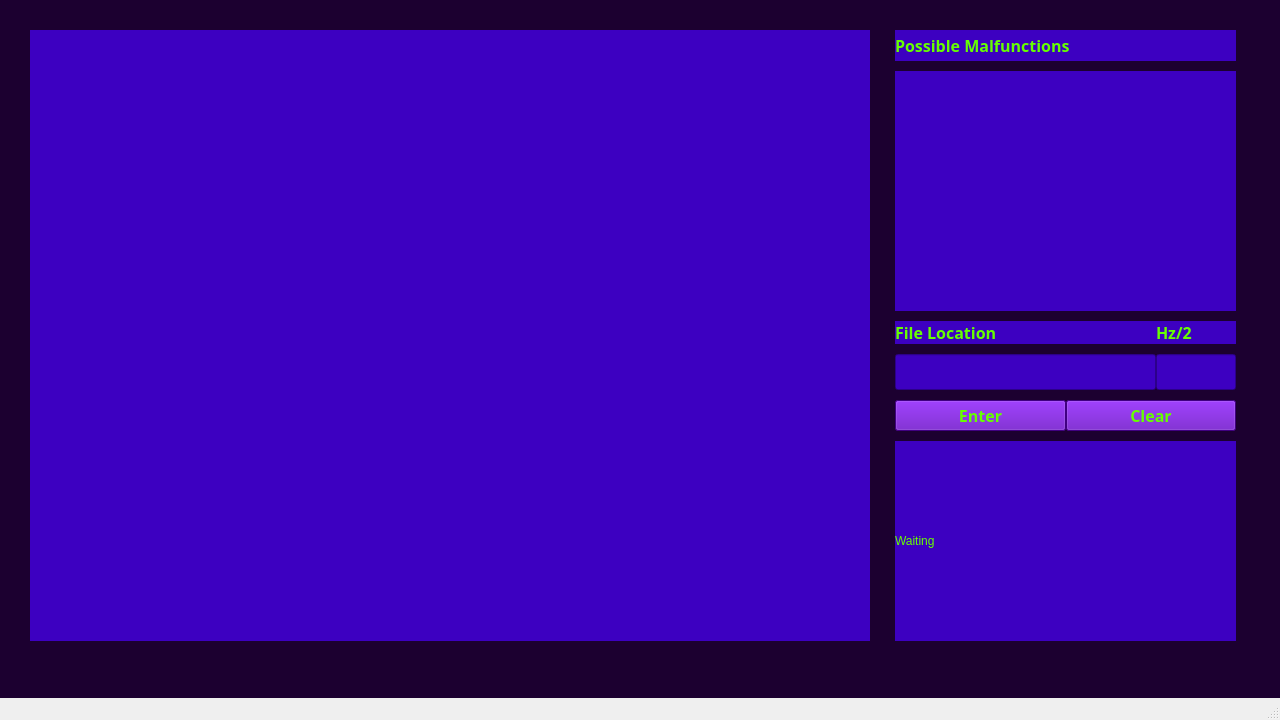
<?xml version="1.0" encoding="UTF-8"?>
<ui version="4.0">
 <class>MainWindow</class>
 <widget class="QMainWindow" name="MainWindow">
  <property name="geometry">
   <rect>
    <x>0</x>
    <y>0</y>
    <width>1280</width>
    <height>720</height>
   </rect>
  </property>
  <property name="minimumSize">
   <size>
    <width>1280</width>
    <height>720</height>
   </size>
  </property>
  <property name="windowTitle">
   <string>MainWindow</string>
  </property>
  <widget class="QWidget" name="centralwidget">
   <property name="styleSheet">
    <string notr="true">background-color: rgb(28, 0, 48);
</string>
   </property>
   <widget class="QWidget" name="horizontalLayoutWidget">
    <property name="geometry">
     <rect>
      <x>10</x>
      <y>10</y>
      <width>1251</width>
      <height>651</height>
     </rect>
    </property>
    <layout class="QHBoxLayout" name="horizontalLayout">
     <property name="spacing">
      <number>20</number>
     </property>
     <property name="leftMargin">
      <number>20</number>
     </property>
     <property name="topMargin">
      <number>20</number>
     </property>
     <property name="rightMargin">
      <number>20</number>
     </property>
     <property name="bottomMargin">
      <number>20</number>
     </property>
     <item>
      <widget class="QWidget" name="chartContainer" native="true">
       <property name="minimumSize">
        <size>
         <width>840</width>
         <height>0</height>
        </size>
       </property>
       <property name="maximumSize">
        <size>
         <width>500</width>
         <height>16777215</height>
        </size>
       </property>
       <property name="styleSheet">
        <string notr="true">background-color: rgb(61, 0, 193);
</string>
       </property>
      </widget>
     </item>
     <item>
      <layout class="QVBoxLayout" name="verticalLayout">
       <property name="spacing">
        <number>0</number>
       </property>
       <property name="leftMargin">
        <number>5</number>
       </property>
       <property name="topMargin">
        <number>0</number>
       </property>
       <property name="rightMargin">
        <number>5</number>
       </property>
       <property name="bottomMargin">
        <number>0</number>
       </property>
       <item>
        <widget class="QLabel" name="Indication">
         <property name="minimumSize">
          <size>
           <width>0</width>
           <height>24</height>
          </size>
         </property>
         <property name="maximumSize">
          <size>
           <width>360</width>
           <height>40</height>
          </size>
         </property>
         <property name="font">
          <font>
           <family>Monospac821 BT</family>
           <pointsize>12</pointsize>
           <bold>true</bold>
          </font>
         </property>
         <property name="styleSheet">
          <string notr="true">background-color: rgb(61, 0, 193);
color: rgb(102, 255, 0);</string>
         </property>
         <property name="text">
          <string>Possible Malfunctions</string>
         </property>
        </widget>
       </item>
       <item>
        <spacer name="verticalSpacer_3">
         <property name="orientation">
          <enum>Qt::Orientation::Vertical</enum>
         </property>
         <property name="sizeType">
          <enum>QSizePolicy::Policy::Maximum</enum>
         </property>
         <property name="sizeHint" stdset="0">
          <size>
           <width>20</width>
           <height>10</height>
          </size>
         </property>
        </spacer>
       </item>
       <item>
        <widget class="QLabel" name="generalList">
         <property name="minimumSize">
          <size>
           <width>0</width>
           <height>240</height>
          </size>
         </property>
         <property name="maximumSize">
          <size>
           <width>360</width>
           <height>240</height>
          </size>
         </property>
         <property name="styleSheet">
          <string notr="true">background-color: rgb(61, 0, 193);</string>
         </property>
         <property name="text">
          <string/>
         </property>
        </widget>
       </item>
       <item>
        <spacer name="verticalSpacer_2">
         <property name="orientation">
          <enum>Qt::Orientation::Vertical</enum>
         </property>
         <property name="sizeType">
          <enum>QSizePolicy::Policy::Maximum</enum>
         </property>
         <property name="sizeHint" stdset="0">
          <size>
           <width>20</width>
           <height>10</height>
          </size>
         </property>
        </spacer>
       </item>
       <item>
        <layout class="QGridLayout" name="gridLayout">
         <property name="verticalSpacing">
          <number>10</number>
         </property>
         <item row="1" column="2">
          <widget class="QLineEdit" name="HertzData">
           <property name="minimumSize">
            <size>
             <width>0</width>
             <height>36</height>
            </size>
           </property>
           <property name="maximumSize">
            <size>
             <width>80</width>
             <height>16777215</height>
            </size>
           </property>
           <property name="styleSheet">
            <string notr="true">color: rgb(102, 255, 0);
background-color: rgb(61, 0, 193);
</string>
           </property>
          </widget>
         </item>
         <item row="1" column="1">
          <widget class="QLineEdit" name="FileEnter">
           <property name="sizePolicy">
            <sizepolicy hsizetype="Expanding" vsizetype="Fixed">
             <horstretch>0</horstretch>
             <verstretch>0</verstretch>
            </sizepolicy>
           </property>
           <property name="minimumSize">
            <size>
             <width>240</width>
             <height>36</height>
            </size>
           </property>
           <property name="maximumSize">
            <size>
             <width>280</width>
             <height>16777215</height>
            </size>
           </property>
           <property name="font">
            <font>
             <family>Monotxt</family>
             <pointsize>12</pointsize>
            </font>
           </property>
           <property name="styleSheet">
            <string notr="true">color: rgb(102, 255, 0);
background-color: rgb(61, 0, 193);</string>
           </property>
          </widget>
         </item>
         <item row="0" column="2">
          <widget class="QLabel" name="HertzTitle">
           <property name="minimumSize">
            <size>
             <width>5</width>
             <height>0</height>
            </size>
           </property>
           <property name="maximumSize">
            <size>
             <width>80</width>
             <height>40</height>
            </size>
           </property>
           <property name="font">
            <font>
             <family>Monospac821 BT</family>
             <pointsize>12</pointsize>
             <bold>true</bold>
            </font>
           </property>
           <property name="styleSheet">
            <string notr="true">background-color: rgb(61, 0, 193);
color: rgb(102, 255, 0);</string>
           </property>
           <property name="text">
            <string>Hz/2</string>
           </property>
          </widget>
         </item>
         <item row="0" column="1">
          <widget class="QLabel" name="FlLoc">
           <property name="maximumSize">
            <size>
             <width>280</width>
             <height>24</height>
            </size>
           </property>
           <property name="font">
            <font>
             <family>Monospac821 BT</family>
             <pointsize>12</pointsize>
             <bold>true</bold>
            </font>
           </property>
           <property name="styleSheet">
            <string notr="true">background-color: rgb(61, 0, 193);
color: rgb(102, 255, 0);</string>
           </property>
           <property name="text">
            <string>File Location</string>
           </property>
          </widget>
         </item>
        </layout>
       </item>
       <item>
        <spacer name="verticalSpacer_4">
         <property name="orientation">
          <enum>Qt::Orientation::Vertical</enum>
         </property>
         <property name="sizeType">
          <enum>QSizePolicy::Policy::Maximum</enum>
         </property>
         <property name="sizeHint" stdset="0">
          <size>
           <width>20</width>
           <height>10</height>
          </size>
         </property>
        </spacer>
       </item>
       <item>
        <layout class="QHBoxLayout" name="horizontalLayout_2">
         <item>
          <widget class="QPushButton" name="Enter">
           <property name="maximumSize">
            <size>
             <width>360</width>
             <height>16777215</height>
            </size>
           </property>
           <property name="font">
            <font>
             <family>Monospac821 BT</family>
             <pointsize>12</pointsize>
             <bold>true</bold>
            </font>
           </property>
           <property name="styleSheet">
            <string notr="true">background-color: rgb(90, 0, 180);
color: rgb(102, 255, 0);</string>
           </property>
           <property name="text">
            <string>Enter</string>
           </property>
          </widget>
         </item>
         <item>
          <widget class="QPushButton" name="Clear">
           <property name="maximumSize">
            <size>
             <width>360</width>
             <height>16777215</height>
            </size>
           </property>
           <property name="font">
            <font>
             <family>Monospac821 BT</family>
             <pointsize>12</pointsize>
             <bold>true</bold>
            </font>
           </property>
           <property name="styleSheet">
            <string notr="true">background-color: rgb(90, 0, 180);
color: rgb(102, 255, 0);</string>
           </property>
           <property name="text">
            <string>Clear</string>
           </property>
          </widget>
         </item>
        </layout>
       </item>
       <item>
        <widget class="QLabel" name="ERRORS">
         <property name="minimumSize">
          <size>
           <width>0</width>
           <height>200</height>
          </size>
         </property>
         <property name="maximumSize">
          <size>
           <width>360</width>
           <height>180</height>
          </size>
         </property>
         <property name="styleSheet">
          <string notr="true">background-color: rgb(61, 0, 193);
color: rgb(102, 255, 0);</string>
         </property>
         <property name="text">
          <string>Waiting</string>
         </property>
        </widget>
       </item>
       <item>
        <spacer name="verticalSpacer_5">
         <property name="orientation">
          <enum>Qt::Orientation::Vertical</enum>
         </property>
         <property name="sizeType">
          <enum>QSizePolicy::Policy::Maximum</enum>
         </property>
         <property name="sizeHint" stdset="0">
          <size>
           <width>20</width>
           <height>10</height>
          </size>
         </property>
        </spacer>
       </item>
      </layout>
     </item>
    </layout>
   </widget>
  </widget>
  <widget class="QMenuBar" name="menubar">
   <property name="geometry">
    <rect>
     <x>0</x>
     <y>0</y>
     <width>1280</width>
     <height>21</height>
    </rect>
   </property>
  </widget>
  <widget class="QStatusBar" name="statusbar"/>
 </widget>
 <resources/>
 <connections/>
</ui>
